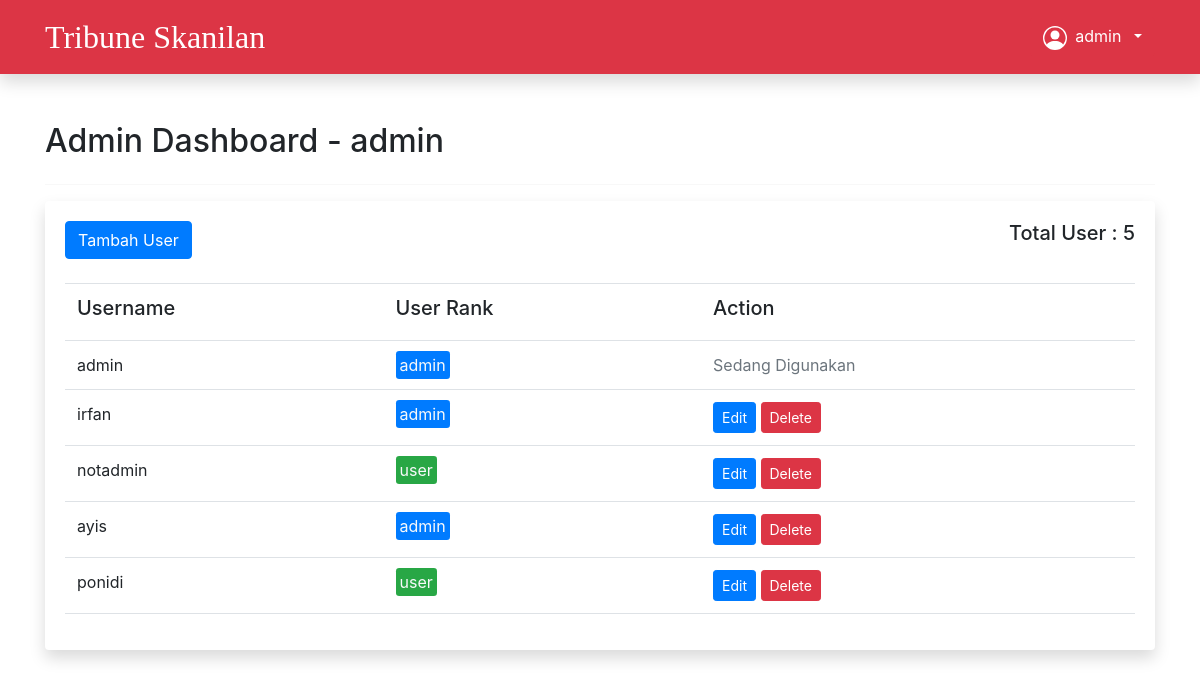
The page /auth/admin/index.php (signed in) on the database its author committed.
### tables this page shows
CREATE TABLE `users` (
  `id` int NOT NULL,
  `username` varchar(100) DEFAULT NULL,
  `password` varchar(225) DEFAULT NULL,
  `user_rank` enum('admin','user') NOT NULL DEFAULT 'user'
);

### auth/admin/index.php (the view, shortened to what this page needs)
<?php
require_once '../../db/conn.php';
$query = "SELECT * FROM users";
$result = mysqli_query($conn, $query);
?>
<!DOCTYPE html>
<html lang="en">
<head>
  <?php include '../../components/header.php' ?>
  <link rel="stylesheet" href="https://maxcdn.bootstrapcdn.com/bootstrap/4.5.2/css/bootstrap.min.css">
</head>
<body>
  <nav class="navbar  bg-danger navbar-dark shadow">
    <div class="container">
      <a class="navbar-brand tribune" href="index.php">Tribune Skanilan</a>
      <div class="d-flex">
        <div class="dropdown">
          <button class="btn btn-danger dropdown-toggle" type="button" data-bs-toggle="dropdown" aria-expanded="false">
            <span>
              <span class="mx-1"><?php echo $_SESSION['username'] ?></span>
            </span>
          </button>
        </div>
      </div>
    </div>
  </nav>
  <div class="container mt-5">
    <h2 class="mb-4 ">Admin Dashboard - <?php echo $_SESSION['username'] ?></h2>
    <hr class="text-dark">
    <div class="card border-0 shadow">
      <div class="card-body">
        <div class="d-flex">
          <a href="tambah_user.php" class="btn btn-primary mb-4">Tambah User</a>
          <div class="ms-auto">
            <h5>Total User : <?php echo mysqli_num_rows($result); ?></h5>
          </div>
        </div>
        <table class="table table-hover">
          <thead>
            <tr>
              <td>
                <h5>Username</h5>
              </td>
              <td>
                <h5>User Rank</h5>
              </td>
              <td>
                <h5>Action</h5>
              </td>
            </tr>
          </thead>
          <tbody>
            <?php
            $query = "SELECT * FROM users";
            $result = mysqli_query($conn, $query);
            while ($row = mysqli_fetch_assoc($result)) {
              $userRankClass = $row['user_rank'] === 'user' ? 'bg-success' : 'bg-primary';
            ?>
              <tr>
                <td><?php echo $row['username']; ?></td>
                <td><span class="rounded-sm text-light p-1 <?php echo $userRankClass ?>"><?php echo $row['user_rank']; ?></span></td>
                <td>
                  <?php if ($row['username'] !== $_SESSION['username']) { ?>
                    <a href="edit_user.php?id=<?php echo $row['id']; ?>" class="btn btn-primary btn-sm">Edit</a>
                    <a href="hapus_user.php?id=<?php echo $row['id']; ?>" class="btn btn-danger btn-sm">Delete</a>
                  <?php } else { ?>
                    <span class="text-muted">Sedang Digunakan</span>
                  <?php } ?>
                </td>
              </tr>
            <?php
            }
            ?>
          </tbody>
        </table>
      </div>
    </div>
  </div>
</body>
</html>

### components/header.php (style rules this page uses)
.tribune { font-family: 'Olde English', serif; font-size: 2rem; }

### auth/admin/index.php (style rules this page uses)
.navbar .tribune { font-size: xx-large; }

### rows shown on the page
users: username "admin", user_rank "admin", shows "Sedang Digunakan"
users: username "irfan", user_rank "admin"
users: username "notadmin", user_rank "user"
users: username "ayis", user_rank "admin"
users: username "ponidi", user_rank "user"

### other values the page prints
$_SESSION['username'] "admin"
mysqli_num_rows($result) "5"
